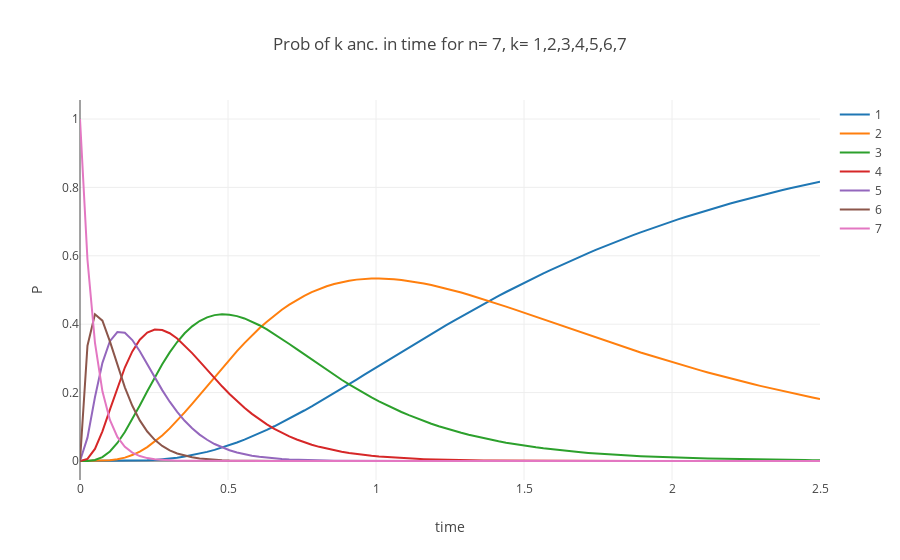

The notebook cell this image was saved under:
### Code cell
from numpy import prod

n= 7
range_k= list(range(1,8))
X_plot= list(np.linspace(0,2.5,100))

fig_k = []

for k in range_k:
    
    Tk= [proBnk(x,n,k) for x in X_plot]
    #Tk= [probKGT(x,n,k,Theta) for x in X_plot]
    
    trace1= go.Scatter(
        x= X_plot,
        y= Tk,
        mode= 'lines',
        name= str(k)
    )
    
    fig_k.append(trace1)


layout= go.Layout(
    title= 'Prob of k anc. in time for n= {}, k= {}'.format(n,','.join([str(x) for x in range_k])),
    yaxis= dict(title= 'P'), #,range= [0,1]),
    xaxis= dict(title= 'time')
)


Fig= go.Figure(data= fig_k, layout= layout)
iplot(Fig)
